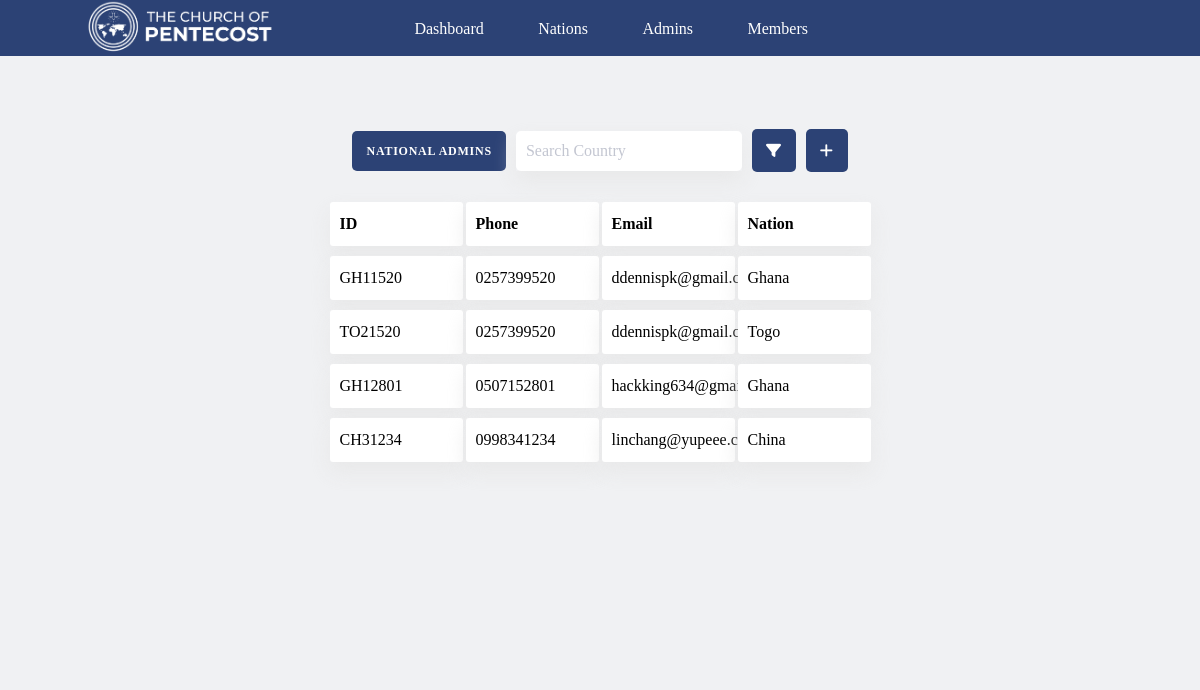
The page /pentadmin/admins on the database its author committed.
### thecop_app/models.py (models this page shows, shortened)
class NationalAdmin(models.Model):
    id = models.TextField(primary_key=True)
    phone = models.TextField()
    email = models.TextField()
    password = models.TextField()
    nation = models.ForeignKey(Nation, on_delete=models.CASCADE)

class Nation(models.Model):
    id = models.TextField(primary_key=True)
    country = models.TextField()

### thecop_app/pentAdmin/views.py (the view)
# urls.py: path("admins", views.admins, name="areaAdmin_admins"),
def admins(request):
    context = {
        "countries": Nation.objects.all(),
        "admins": NationalAdmin.objects.all(),
        "locals_total": LocalAssembly.objects.all().count(),
        "districts_total": District.objects.all().count(),
        "areas_total": Area.objects.all().count(),
        "nations_total": Nation.objects.all().count(),
        "members_total": Member.objects.all().count(),
    }
    return render(request, 'thecop_app/pentAdmin/admins.html', context)

### thecop_app/templates/thecop_app/pentAdmin/admins.html (shortened to what this page needs)
<!DOCTYPE html>
{% load static %}
<html lang="en">
  <head>
    <link rel="stylesheet" href="{% static 'thecop_app/CSS/index.css' %}" />
    <link rel="stylesheet" href="{% static 'thecop_app/CSS/ananse.css' %}" />
      <link rel="stylesheet" href="{% static 'thecop_app/CSS/fa/allicons.css' %}">
    <link rel="stylesheet" href="{% static 'thecop_app/CSS/fa/icons.css' %}">
</head>
<body>
<header class="grid-header">
      <div class="logo">
          <img src="{% static 'thecop_app/images/The-Church-Of-Pentecost.png' %}" width=200/>
      </div>
      <div class="mid-div">
              <div class="nav-btn" onclick="window.open('{% url 'copAdmin_home' %}', '_self')">
                  <i class="fa-thin fa-gauge"></i>
                  <span>Dashboard</span>
              </div>
          <div class="nav-btn" onclick="window.open('{% url 'copAdmin_nations' %}', '_self')">
                  <i class="fa-thin fa-map"></i>
                  <span>Nations</span>
              </div>
          <div class="nav-btn" onclick="window.open('{% url 'copAdmin_admins' %}', '_self')">
                  <i class="fa-thin fa-user-lock"></i>
                  <span>Admins</span>
              </div>
          <div class="nav-btn" onclick="window.open('{% url 'copAdmin_members' %}', '_self')">
                  <i class="fa-thin fa-users"></i>
                 <span>Members</span>
          </div>
      </div>
</header>
<br><br><br>
<appbody style=" background-color: #f0f1f3 !important;">
    <div class="func-bar">
        <div class="tag">National Admins</div>
        <div class="search-div">
            <input type="search" placeholder="Search Country">
        </div>
        <div class="tag"><i class="fa-thin fa-filter" style="font-size: 15px; font-weight:bold"></i></div>
        <div class="tag" onclick="openForm('form-admin')"><i class="fa-thin fa-add" style="font-size: 15px; font-weight:bold"></i></div>
    </div>
    <div class="custom-table-001">
        <div class="row">
            <div class="cell"><b>ID</b></div>
            <div class="cell"><b>Phone</b></div>
            <div class="cell"><b>Email</b></div>
            <div class="cell"><b>Nation</b></div>
        </div>
        {% for admin in admins %}
        <div class="row">
            <div class="cell">{{ admin.id }}</div>
            <div class="cell">{{ admin.phone }}</div>
            <div class="cell">{{ admin.email }}</div>
            <div class="cell">{{admin.nation.country}}</div>
        </div>
        {% endfor %}
    </div>
</appbody>
</body>
</html>

### thecop_app/static/thecop_app/CSS/index.css (style rules this page uses)
* { padding: 0; margin: 0; box-sizing: border-box; font-family: "Raleway", sans-serif; }
body { background-color: #f0f1f3; overflow-x: hidden; }
.grid-header { z-index: 99; position: fixed; width: 100%; display: grid; grid-template-columns: 30% 40% 30%; align-items: center; height: 3.5em; background: #2C4275; top: 0; }
.grid-header div.logo { display: flex; flex-direction: row; align-items: center;justify-content: space-evenly; }
.grid-header div.mid-div { display: flex; flex-direction: row; align-items: center;justify-content: space-evenly; }
.grid-header div.mid-div div.nav-btn { display: flex; flex-direction: row; align-items: center; gap: 10px; color: #FFFFFF; cursor: pointer; }
.custom-table-001 { flex-direction: column; display: flex; gap: 10px; align-items: center; justify-content: center; }
.custom-table-001 .row { display: flex; flex-direction: row; gap: 3px; }
.custom-table-001 .row .cell { padding: 10px 10px; width: 133px; display: grid; text-align: left; background: white; align-items: center; box-shadow: 0px 10px 20px 0px rgba(229, 229, 229, 0.75); border-radius: 3px; }
.func-bar { flex-direction: row; display: flex; gap: 10px; align-items: center; justify-content: center; margin: 0 0 30px 0; }
.func-bar .tag { padding: 14px; border-radius: 5px; background-color: #2C4275; color: white; }
.func-bar .search-div { height: 40px; box-shadow: 0px 10px 20px 0px rgba(229, 229, 229, 0.75); }
.func-bar .search-div input { width: 100%; height: 100%; border-radius: 5px; border: 0px solid #2C4275; padding: 0 10px; }

### thecop_app/static/thecop_app/CSS/ananse.css (style rules this page uses)
* { font-family: 'calibri'; }
:root { --color-one: gold ; --color-two: #e91e63; --shadow: 0px 1px 5px -2px #9b8c8c; }
body { overflow-x: hidden; }
appbody { width: 100%; margin: 57px 0 100px 0; position: absolute; left: 0; padding-bottom: 200px; z-index: 0; }

### thecop_app/templates/thecop_app/pentAdmin/admins.html (style rules this page uses)
body { font-family:calibri }

### rows shown on the page
NationalAdmin: id "GH11520", phone "0257399520", email "ddennispk@gmail.com", nation.country "Ghana"
NationalAdmin: id "TO21520", phone "0257399520", email "ddennispk@gmail.com", nation.country "Togo"
NationalAdmin: id "GH12801", phone "0507152801", email "hackking634@gmail.com", nation.country "Ghana"
NationalAdmin: id "CH31234", phone "0998341234", email "linchang@yupeee.com", nation.country "China"
